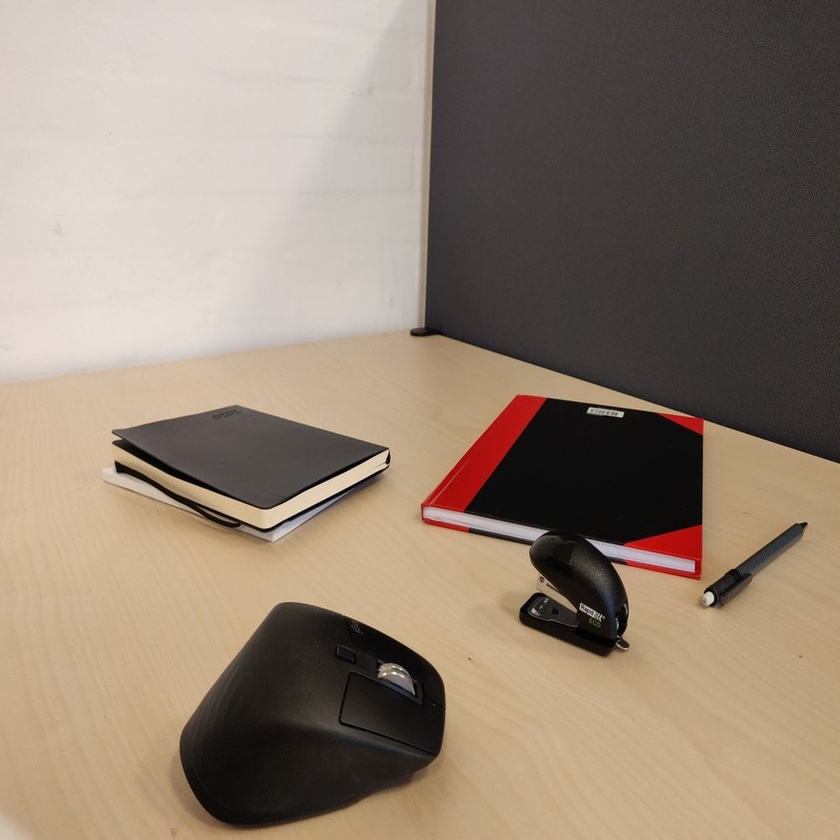
#> input picture exercise_week_2/OF1.jpg, 840 x 840 px, shrunk from 1000 x 1000 before the run
$ jupyter execute 'Exercise 4 - Optical Flow.ipynb'
#> lines starting #> are read from the running program, lines starting #| are printed output that depends on the picture
# Optical Flow
## Sparse Optical Flow

As always start by importing the relevant packages.

[cell 1]
import cv2
import numpy as np
from matplotlib import pyplot as plt

Load the images `OF1.jpg` and `OF2.jpg` and change them to grayscale.

[cell 2]
img1 = cv2.imread('OF1.jpg')
#> img1 is the input picture: shape (840, 840, 3); mean B, G, R 114.7, 130.1, 146.2
img2 = cv2.imread('OF2.jpg')
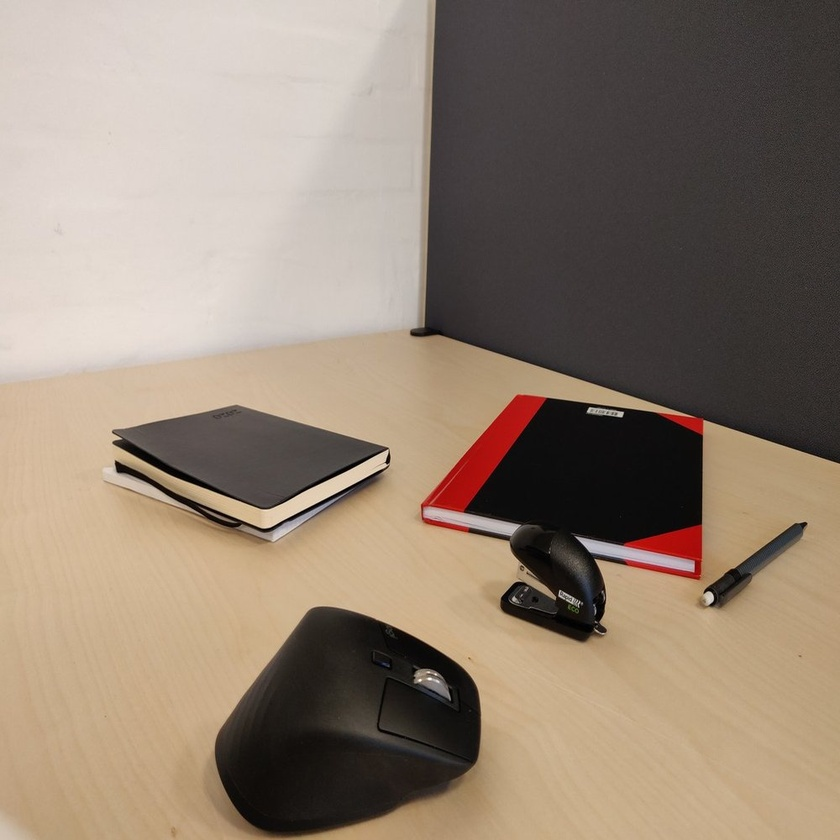
#> input picture exercise_week_2/OF2.jpg, 840 x 840 px, shrunk from 1000 x 1000 before the run
#> img2 is the input picture: shape (840, 840, 3); mean B, G, R 114.9, 130.4, 146.4

b,g,r = cv2.split(img1) # Changing the order from bgr to rgb so that matplotlib can show it
img1 = cv2.merge([r,g,b])
b,g,r = cv2.split(img2) # Changing the order from bgr to rgb so that matplotlib can show it
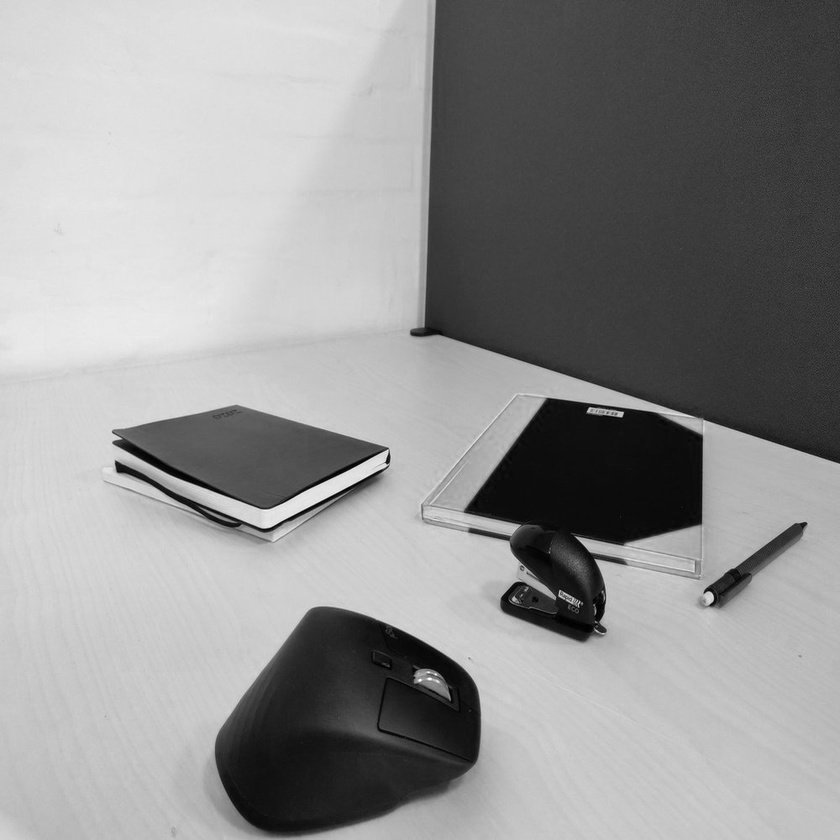
#> r: shape (840, 840); min 0, max 255, mean 146.4
img2 = cv2.merge([r,g,b])

gray1 = cv2.cvtColor(img1, cv2.COLOR_RGB2GRAY)
gray2 = cv2.cvtColor(img2, cv2.COLOR_RGB2GRAY)

plt.figure(figsize = (18,18))
plt.subplot(1,2,1)
plt.imshow(gray1, cmap = 'gray')
plt.subplot(1,2,2)
plt.imshow(gray2, cmap = 'gray')

They look pretty much the same. We can now use optical flow to find out how the objects in the picutures have moved. We do this by first using [`cv2.goodFeaturesToTrack`](https://docs.opencv.org/4.7.0/dd/d1a/group__imgproc__feature.html#ga1d6bb77486c8f92d79c8793ad995d541) to find features in the first image. You can play around with the parameters to see the difference.

[cell 3]
feat1 = cv2.goodFeaturesToTrack(gray1, maxCorners=100, qualityLevel=0.3, minDistance=7)
#> feat1 = 23 rows, first 8: [386, 462], [623, 412], [581, 603], [115, 461], [533, 608], [587, 412], [806, 523], [602, 616]

Next we use the function [`cv2.calcOpticalFlowPyrLK`](https://docs.opencv.org/4.7.0/dc/d6b/group__video__track.html#ga473e4b886d0bcc6b65831eb88ed93323) to track the features in the next image.

[cell 4]
feat2, status, error = cv2.calcOpticalFlowPyrLK(gray1, gray2, feat1, None)
#> feat2 = 23 rows, first 8: [386, 461.9], [622.8, 411.9], [560, 589.9], [115.2, 460.9], [513.8, 596.5], [586.9, 411.9], [805.7, 522.9], [580.4, 602.4]; status = 23 values from 1 to 1; error = 23 values, max 15.52 at index 16, min 2.23 at index 22, mean 5.7

We now have the location of the features from the first image in the second image. To find the movement, we can draw a line between the keypoints.

[cell 5]
for i in range(len(feat1)):
    f10=int(feat1[i][0][0])
    f11=int(feat1[i][0][1])
    f20=int(feat2[i][0][0])
    f21=int(feat2[i][0][1])
    # Calculate the distance between original and tracked feature points
    distance = np.sqrt((f20 - f10)**2 + (f21 - f11)**2)

    # Only draw if the feature has moved significantly (threshold of 5 pixels)
    if distance > 5:
        cv2.line(img2, (f10,f11), (f20, f21), (0, 255, 0), 2)
        cv2.circle(img2, (f10, f11), 5, (0, 255, 0), -1)
#> this loop made 23 passes
#> (f10, f11, f20, f21, distance) on passes 1 to 12: (386, 462, 386, 461, 1), (623, 412, 622, 411, 1.41), (581, 603, 559, 589, 26.08), (115, 461, 115, 460, 1), (533, 608, 513, 596, 23.32), (587, 412, 586, 411, 1.41), (806, 523, 805, 522, 1.41), (602, 616, 580, 602, 26.08), (612, 563, 594, 559, 18.44), (388, 449, 387, 448, 1.41), (693, 571, 692, 570, 1.41), (113, 442, 113, 441, 1)
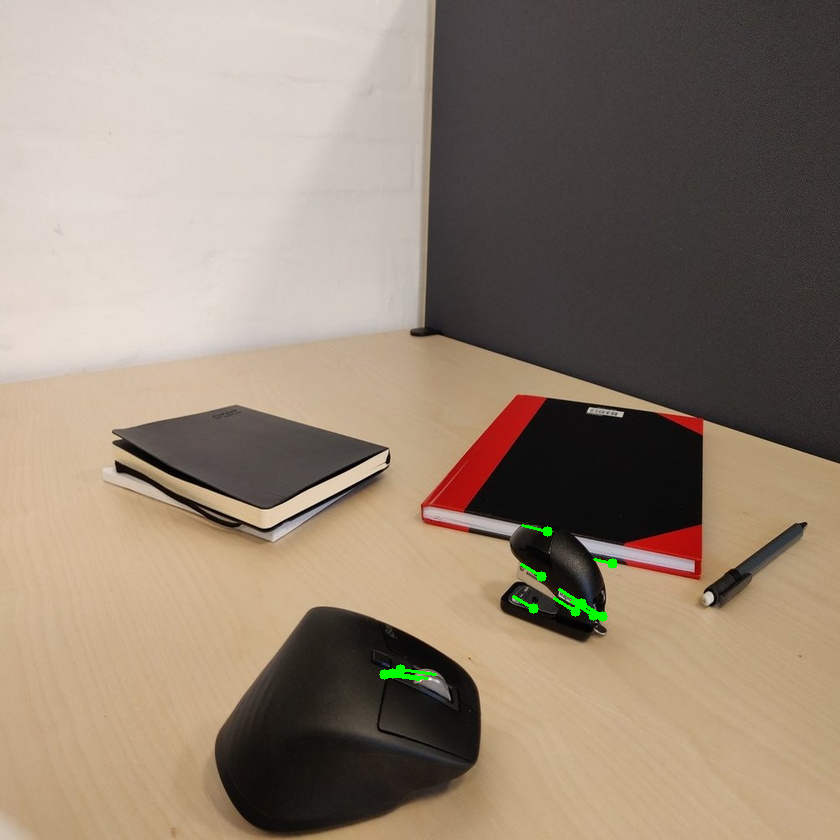
#> img2: shape (840, 840, 3); mean R, G, B 146.3, 130.8, 114.8

plt.figure(figsize=(15,15))
plt.imshow(img2)

## Exercise 4a
Change the code such that only the keypoints that have moved will be showed in the image.

## Dense Optical Flow
The sparse optical flow finds the flow of the detected keypoints. We will now try to use dense optical flow which, finds the flow of all the points in the picture.
For this example we use the same two images, so we don't have to load them again. To find the optical flow, we use the function [`cv2.calcOpticalFlowFarneback`](https://docs.opencv.org/4.7.0/dc/d6b/group__video__track.html#ga5d10ebbd59fe09c5f650289ec0ece5af). Check out the description to see what all the different parameters do, and try to change them to see the difference.

[cell 6]
flow = cv2.calcOpticalFlowFarneback(gray1, gray2, None, 0.5, 3, 15, 3, 5, 1.5, 0)

The function returns an array containing the flow vector for every pixel. This can be changed to a magnitude and an angle using the function [`cv2.cartToPolar`](https://docs.opencv.org/4.7.0/d2/de8/group__core__array.html#gac5f92f48ec32cacf5275969c33ee837d).

# Exercise 4b
Find a way to represent the flow in the image, for example, by drawing vectors the relevant places or by making a new image with colors representing the flow of every pixel. An example of retrieving the magnitude and angle is shown below, which you can use if you like.

[cell 7]
mag, ang = cv2.cartToPolar(flow[:,:,0], flow[:,:,1]) # Retrieving the magnitude and angle of every pixel
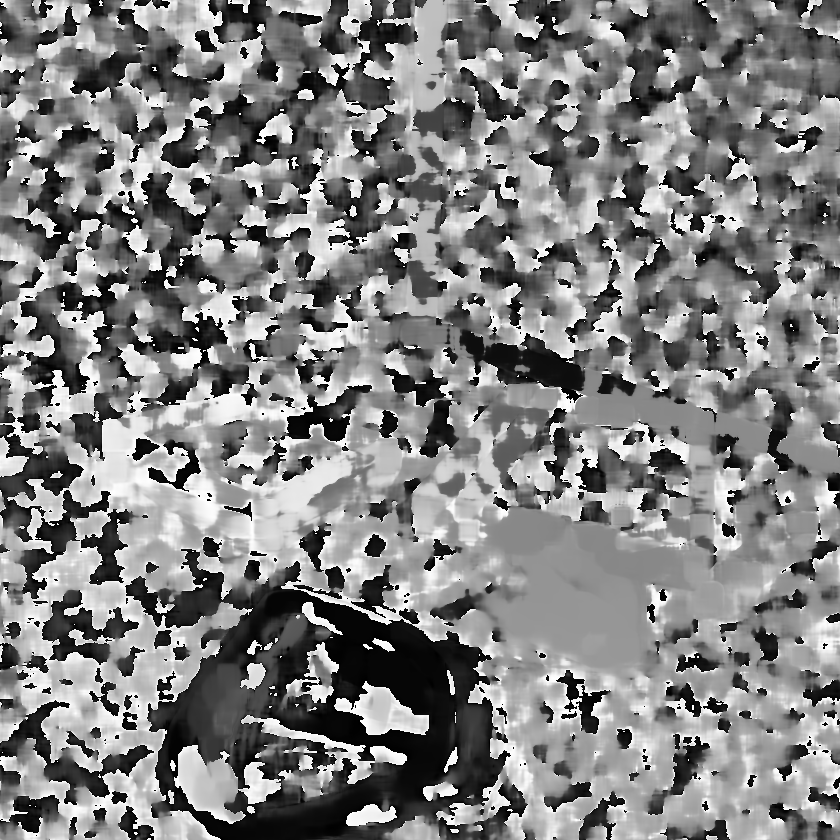
#> ang: shape (840, 840) float32; min 6.3e-06, max 6.28, mean 3.18; drawn with min black and max white

### Fill in some code to represent the flow here ###
# Create HSV image to represent flow
hsv = np.zeros_like(img1)
hsv[..., 1] = 255

# Convert angle to hue (0-180 for OpenCV)
hsv[..., 0] = ang * 180 / np.pi / 2

# Convert magnitude to value (brightness)
hsv[..., 2] = cv2.normalize(mag, None, 0, 255, cv2.NORM_MINMAX)
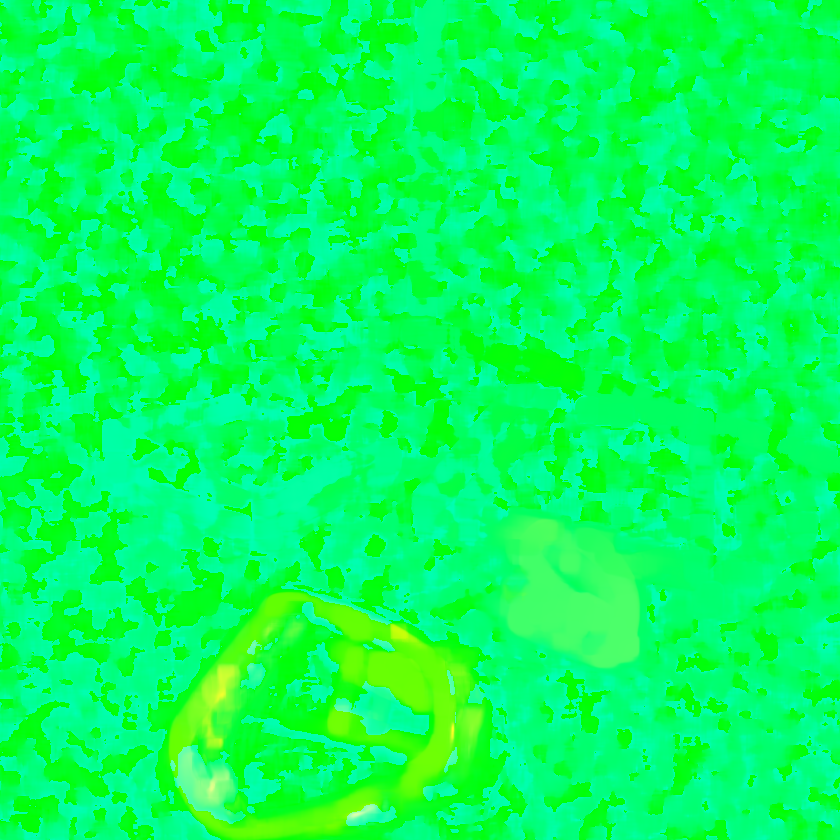
#> hsv: shape (840, 840, 3); mean of channels 0, 1, 2 90.7, 255, 5.6; drawn as B, G, R

# Convert HSV to RGB for display
flow_rgb = cv2.cvtColor(hsv, cv2.COLOR_HSV2RGB)
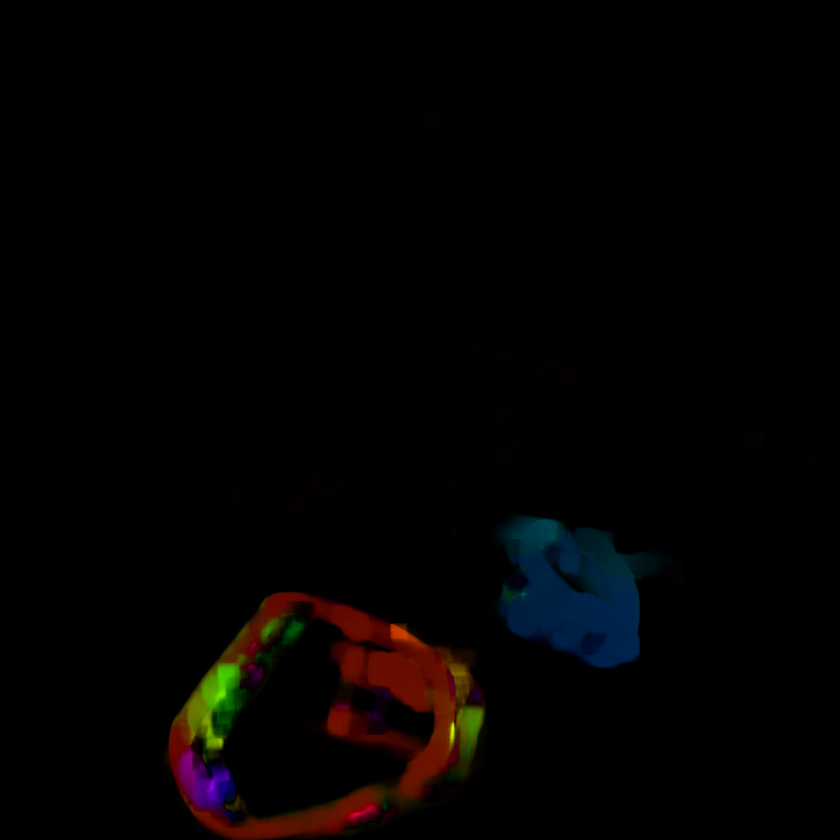
#> flow_rgb: shape (840, 840, 3); mean R, G, B 3.7, 2.2, 1.8

plt.figure(figsize=(15, 5))
plt.subplot(1, 3, 1)
plt.imshow(img1)
plt.title('Original Image 1')
plt.subplot(1, 3, 2)
plt.imshow(img2)
plt.title('Original Image 2')
plt.subplot(1, 3, 3)
plt.imshow(flow_rgb)
plt.title('Dense Optical Flow (Color = Direction, Brightness = Magnitude)')
plt.show()
